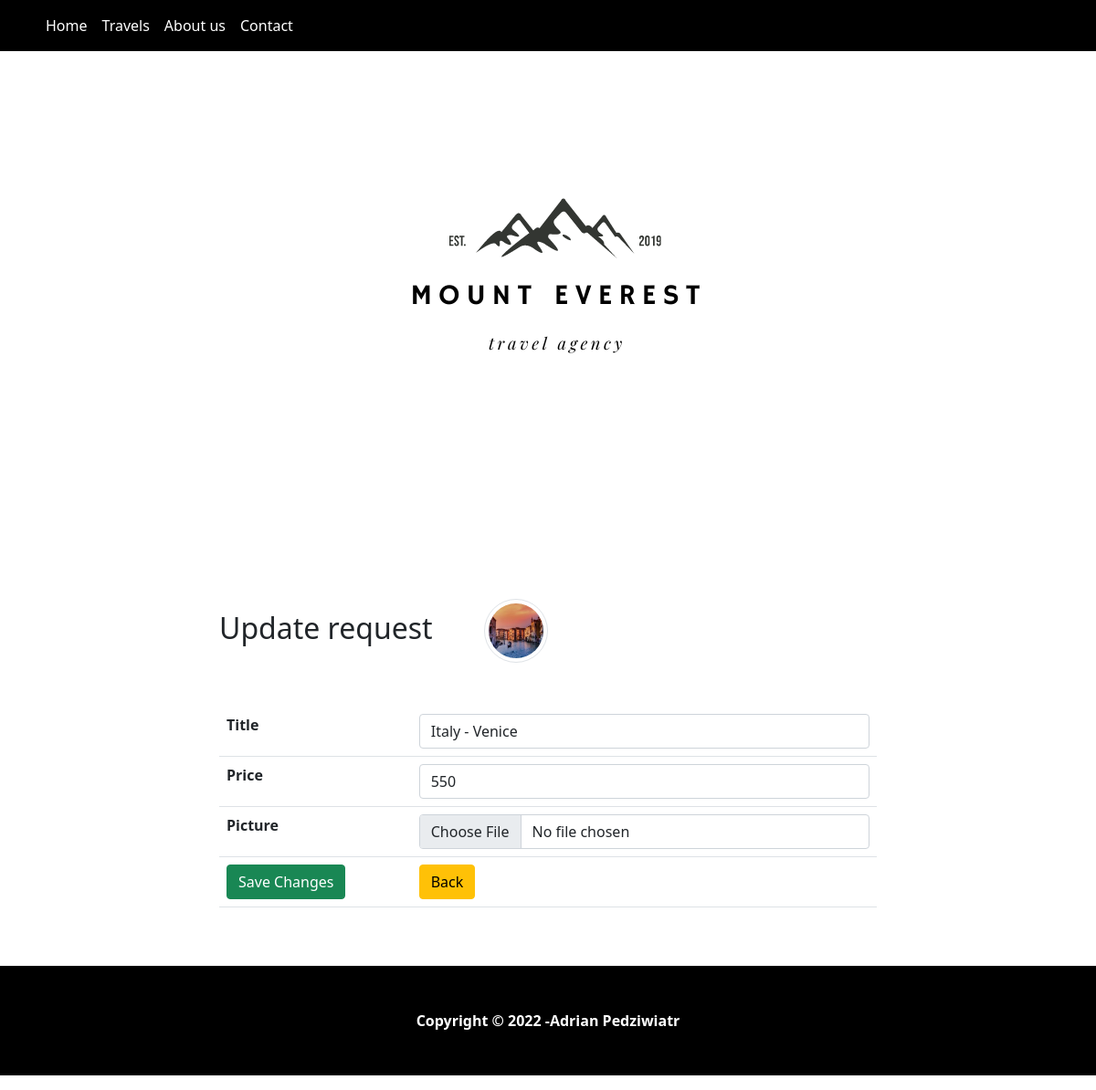
The app's page /update.php?id=2 with its own data.
### tables this page shows
CREATE TABLE `places` (
  `id` int(11) NOT NULL,
  `locationName` varchar(255) NOT NULL,
  `price` int(11) NOT NULL,
  `description` varchar(500) NOT NULL,
  `longitude` decimal(10,8) NOT NULL,
  `latitude` decimal(11,8) NOT NULL,
  `picture` varchar(255) NOT NULL
);

### update.php (the view, shortened to what this page needs)
<?php
require_once 'actions/db_connect.php';
if ($_GET['id']) {
    $id = $_GET['id'];
    $sql = "SELECT * FROM places WHERE id = {$id}";
    $result = mysqli_query($connect, $sql);
    if (mysqli_num_rows($result) == 1) {
        $data = mysqli_fetch_assoc($result);
        $locationName = $data['locationName'];
        $price = $data['price'];
        $picture = $data['picture'];
    } else {
        header("location: error.php");
    }
} else {
    header("location: error.php");
}
?>
<!DOCTYPE html>
<html>
    <head>
        <?php require_once 'components/boot.php'?>
        <link rel="stylesheet" href="style/style.css">
    </head>
    <body>
    <nav class="navbar navbar-expand-lg navbar-danger bg-black">
  <div class="container-fluid">
      <div class="container">
    <div class="collapse navbar-collapse" id="navbarSupportedContent">
      <ul class="navbar-nav me-auto mb-2 mb-lg-0">
        <li class="nav-item">
          <a class="nav-link text-white active" aria-current="page" href="index.php">Home</a>
        </li>
        <li class="nav-item">
          <a class="nav-link text-white active" aria-current="page" href="#">Travels</a>
        </li>
        <li class="nav-item">
          <a class="nav-link text-white active" aria-current="page" href="#">About us</a>
        </li>
        <li class="nav-item">
          <a class="nav-link text-white active" aria-current="page" href="#">Contact</a>
        </li>
    </div>
      </div>
  </div>
</nav>
    <div class="text-center">
        <img src="pictures/logo.png" alt="logo">
    </div>
        <fieldset>
            <legend class='h2 mb-5'>Update request <img class='ms-5 img-thumbnail rounded-circle' src='pictures/<?php echo $picture ?>' alt="<?php echo $locationName ?>"></legend>
            <form action="actions/a_update.php"  method="post" enctype="multipart/form-data">
                <table class="table">
                    <tr>
                        <th>Title</th>
                        <td><input class="form-control" type="text"  name="locationName" placeholder ="Product Name" value="<?php echo $locationName ?>"  /></td>
                    </tr>
                    <tr>
                        <th>Price</th>
                        <td><input class="form-control" type= "number" name="price" step="any"  placeholder="Price" value ="<?php echo $price ?>" /></td>
                    </tr>
                    <tr>
                        <th>Picture</th>
                        <td><input class="form-control" type="file" name= "picture" /></td>
                    </tr>
                    <tr>
                        <td><button class="btn btn-success" type= "submit">Save Changes</button></td>
                        <td><a href= "index.php"><button class="btn btn-warning" type="button">Back</button></a></td>
                    </tr>
                </table>
            </form>
        </fieldset>
        <div class="bg-black mt-5">
                <p class="text-center p-5 text-white"><b>Copyright &copy; 2022 -Adrian Pedziwiatr</b></p>
            </div>
    </body>
</html>

### style/style.css (style rules this page uses)
html, body { margin: auto 0; padding: 0; }

### update.php (style rules this page uses)
fieldset { margin: auto; margin-top: 100px; width: 60% ; }
.img-thumbnail { width: 70px !important; height: 70px !important; }

### records on screen
places: picture (picture), locationName "Italy - Venice", price "550"
